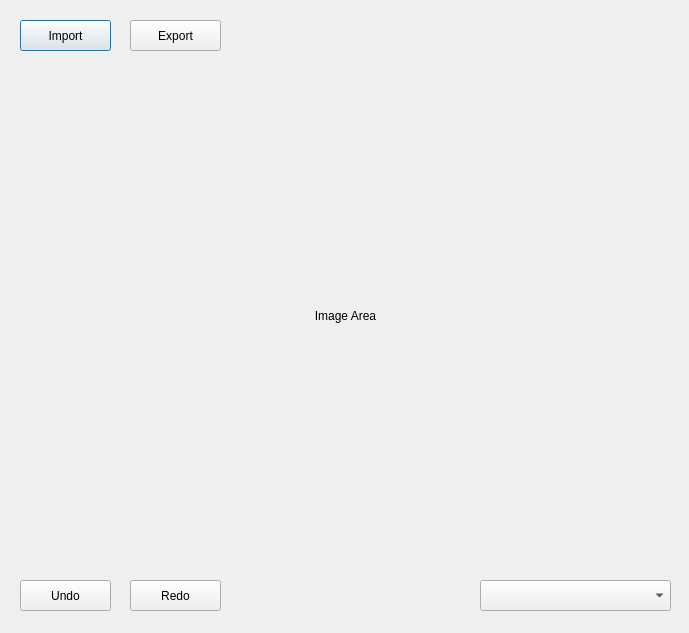
<?xml version="1.0" encoding="UTF-8"?>
<ui version="4.0">
 <class>Dialog</class>
 <widget class="QDialog" name="Dialog">
  <property name="geometry">
   <rect>
    <x>0</x>
    <y>0</y>
    <width>689</width>
    <height>633</height>
   </rect>
  </property>
  <property name="windowTitle">
   <string>Dialog</string>
  </property>
  <widget class="QPushButton" name="import_button">
   <property name="geometry">
    <rect>
     <x>20</x>
     <y>20</y>
     <width>91</width>
     <height>31</height>
    </rect>
   </property>
   <property name="toolTip">
    <string>Import Image</string>
   </property>
   <property name="text">
    <string>Import</string>
   </property>
  </widget>
  <widget class="QPushButton" name="export_button">
   <property name="geometry">
    <rect>
     <x>130</x>
     <y>20</y>
     <width>91</width>
     <height>31</height>
    </rect>
   </property>
   <property name="toolTip">
    <string>Export Image</string>
   </property>
   <property name="text">
    <string>Export</string>
   </property>
  </widget>
  <widget class="QPushButton" name="undo_button">
   <property name="geometry">
    <rect>
     <x>20</x>
     <y>580</y>
     <width>91</width>
     <height>31</height>
    </rect>
   </property>
   <property name="text">
    <string>Undo</string>
   </property>
  </widget>
  <widget class="QPushButton" name="redo_button">
   <property name="geometry">
    <rect>
     <x>130</x>
     <y>580</y>
     <width>91</width>
     <height>31</height>
    </rect>
   </property>
   <property name="text">
    <string>Redo</string>
   </property>
  </widget>
  <widget class="QComboBox" name="process_combo">
   <property name="geometry">
    <rect>
     <x>480</x>
     <y>580</y>
     <width>191</width>
     <height>31</height>
    </rect>
   </property>
  </widget>
  <widget class="QLabel" name="image_area">
   <property name="geometry">
    <rect>
     <x>20</x>
     <y>70</y>
     <width>651</width>
     <height>491</height>
    </rect>
   </property>
   <property name="text">
    <string>Image Area</string>
   </property>
   <property name="alignment">
    <set>Qt::AlignCenter</set>
   </property>
  </widget>
 </widget>
 <resources/>
 <connections/>
</ui>
